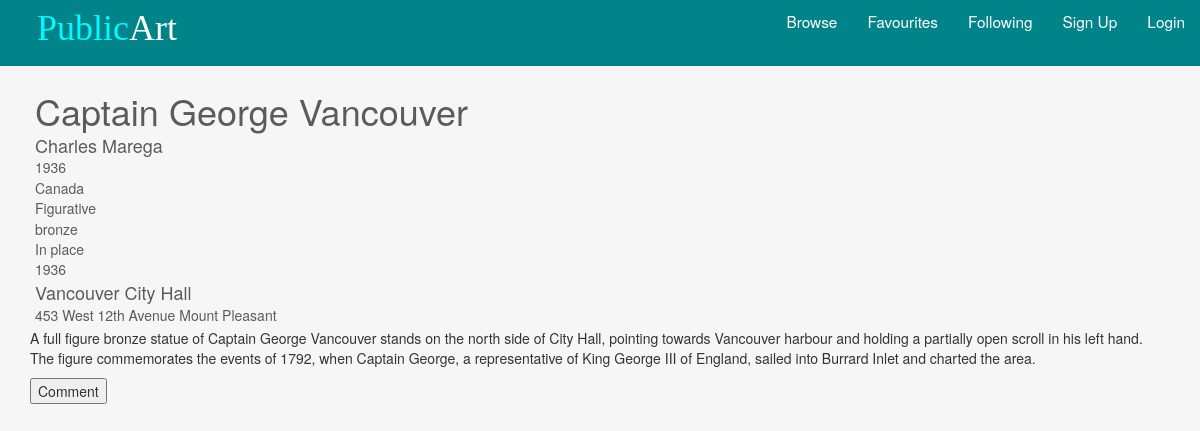
Page /art_detail.php?id=1 on the committed database.
### tables this page shows
CREATE TABLE `artwork` (
  `artID` int(4) NOT NULL,
  `artName` varchar(150) DEFAULT NULL,
  `artistStatement` text DEFAULT NULL,
  `type` varchar(25) DEFAULT NULL,
  `status` varchar(13) DEFAULT NULL,
  `siteName` varchar(83) DEFAULT NULL,
  `siteAddress` varchar(95) DEFAULT NULL,
  `material` varchar(100) DEFAULT NULL,
  `photoURL` varchar(97) DEFAULT NULL,
  `ownership` varchar(50) DEFAULT NULL,
  `neighborhood` varchar(24) DEFAULT NULL,
  `locationOnSite` varchar(279) DEFAULT NULL,
  `geom` varchar(58) DEFAULT NULL,
  `description` text DEFAULT NULL,
  `artistID` int(3) NOT NULL,
  `year` int(4) DEFAULT NULL
);

CREATE TABLE `artist` (
  `artistID` int(3) NOT NULL,
  `firstName` varchar(28) DEFAULT NULL,
  `lastName` varchar(30) DEFAULT NULL,
  `biography` text DEFAULT NULL,
  `country` varchar(13) DEFAULT NULL,
  `artistPhotoURL` varchar(87) DEFAULT NULL,
  `website` varchar(57) DEFAULT NULL
);

### private/database/db.php (called while the page is built, shortened)
<?php
require('db_connect.php');
function executeQuery($sql, $data)
{
    global $conn;
    $stmt = $conn->prepare($sql);
    $values = array_values($data);
    $types = str_repeat('s', count($values));
    $stmt->bind_param($types, ...$values);
    $stmt->execute();
    return $stmt;
}
function selectOne($table, $table2, $conditions)
{
    $sql = "SELECT * FROM $table INNER JOIN $table2 ON $table.artistID = $table2.artistID";
    $i = 0;
    foreach ($conditions as $key => $value) {
        if ($i === 0) {
            $sql = $sql . " WHERE $key=?";
        } else {
            $sql = $sql . " AND $key=?";
        }
        $i++;
    }
    $sql = $sql . " LIMIT 1";
    $stmt = executeQuery($sql, $conditions);
    $records = $stmt->get_result()->fetch_assoc();
    return $records;
}

### art_detail.php (the view, shortened to what this page needs)
<?php include('private/initialize.php');
include("private/database/db.php");
?>
<?php
$table1 = 'artwork';
$table2 = 'artist';
if (isset($_GET['id'])) {
    $id = $_GET['id'];
    $art = selectOne($table1, $table2, ['artID' => $id]);
    $title = $art['artName'];
    $status = $art['status'];
    $siteName = $art['siteName'];
    $meterial = $art['material'];
    $neighborhood = $art['neighborhood'];
    $year = $art['year'];
    $firstName = $art['firstName'];
    $lastName = $art['lastName'];
    $country = $art['country'];
    $type = $art['type'];
    $siteAddress = $art['siteAddress'];
    $description = $art['description'];
}
?>
<!DOCTYPE html>
<html lang="en">
<head>
    <link rel="stylesheet" href="https://maxcdn.bootstrapcdn.com/bootstrap/3.4.1/css/bootstrap.min.css">
    <link rel="stylesheet" href="https://use.fontawesome.com/releases/v5.7.2/css/all.css">
</head>
<body>
    <?php include(INCLUDE_PATH . '/header.php'); ?>
    <div class="container">
        <div class="text-container">
            <h1><?php echo $title ?></h1>
            <h4><?php echo $firstName ?> <?php echo $lastName ?></h4>
            <h5><?php echo $year ?></h5>
            <h5><?php echo $country ?></h5>
            <h5><?php echo $type ?></h5>
            <h5><?php echo $meterial ?></h5>
            <h5><?php echo $status ?></h5>
            <h5><?php echo $year ?></h5>
            <h4><?php echo $siteName ?></h4>
            <h5> <?php echo $siteAddress ?> <span> <?php echo $neighborhood ?> </span></h5>
            <p><?php echo $description ?></p>
        </div>
        <button class="commentBtn">Comment</button>
    </div>
</body>
</html>

### private/includes/header.php (shortened to what this page needs)
<header>
    <div class="logo">
        <a href="index.php">
            <h1 class="logo-text"><span>Public</span>Art</h1>
        </a>
    </div>
    <ul class="nav">
        <li><a href="index.php">Browse</a></li>
        <li><a href="#">Favourites</a></li>
        <li><a href="#">Following</a></li>
        <?php if (isset($_SESSION['userID'])) { ?>
            <li>
                <a href="#">
                    <i class="fa fa-user"></i>
                    <?php echo $_SESSION['username']; ?>
                    <i class="fa fa-chevron-down" style="font-size: .8em;"></i>
                </a>
                <ul>
                    <li><a href="#">Profile</a></li>
                    <li><a href="logout.php" class="logout">Logout</a></li>
                </ul>
            </li>
        <?php } else { ?>
            <li><a href="register.php">Sign Up</a></li>
            <li><a href="login.php">Login</a></li>
        <?php } ?>
    </ul>
</header>

### rows in the picture
artwork: artName "Captain George Vancouver", artistID.firstName "Charles", artistID.lastName "Marega", year "1936", artistID.country "Canada", type "Figurative", material "bronze", status "In place", siteName "Vancouver City Hall", siteAddress "453 West 12th Avenue", neighborhood "Mount Pleasant", description "A full figure bronze statue of Captain George Vancouver stands on the north side of City Hall, pointing towards Vancouver harbour and holding a partially open scroll in his left hand. The figure commemorates the events of 1792, when Captain George, a representative of King George III of England, sailed into Burrard Inlet and charted the area."
